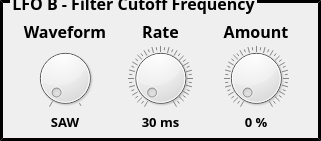
   <widget class="QGroupBox" name="LFO_B">
    <property name="geometry">
     <rect>
      <x>870</x>
      <y>200</y>
      <width>321</width>
      <height>141</height>
     </rect>
    </property>
    <property name="font">
     <font>
      <family>Tw Cen MT</family>
      <pointsize>12</pointsize>
      <weight>75</weight>
      <bold>true</bold>
     </font>
    </property>
    <property name="styleSheet">
     <string notr="true">QGroupBox
{
    border-style: outset;
	margin-top: 0.5em;
    border-width: 3px;
    border-color: black;
}

QGroupBox::title {
    top: -8px;
    left: 10px;
}</string>
    </property>
    <property name="title">
     <string>LFO B - Filter Cutoff Frequency</string>
    </property>
    <property name="alignment">
     <set>Qt::AlignLeading|Qt::AlignLeft|Qt::AlignVCenter</set>
    </property>
    <widget class="QWidget" name="horizontalLayoutWidget_10">
     <property name="geometry">
      <rect>
       <x>20</x>
       <y>20</y>
       <width>281</width>
       <height>111</height>
      </rect>
     </property>
     <layout class="QHBoxLayout" name="LFO_B_Layout">
      <item>
       <layout class="QVBoxLayout" name="LFO_B_Waveform_Layout">
        <property name="spacing">
         <number>3</number>
        </property>
        <item>
         <widget class="QLabel" name="LFO_B_Waveform_Title">
          <property name="font">
           <font>
            <family>Tw Cen MT</family>
            <pointsize>12</pointsize>
            <weight>75</weight>
            <bold>true</bold>
           </font>
          </property>
          <property name="autoFillBackground">
           <bool>false</bool>
          </property>
          <property name="styleSheet">
           <string notr="true">background-color: rgba(255, 255, 255, 0);</string>
          </property>
          <property name="text">
           <string>Waveform</string>
          </property>
          <property name="alignment">
           <set>Qt::AlignCenter</set>
          </property>
         </widget>
        </item>
        <item>
         <widget class="QDial" name="LFO_B_Waveform">
          <property name="styleSheet">
           <string notr="true"/>
          </property>
          <property name="minimum">
           <number>0</number>
          </property>
          <property name="maximum">
           <number>1</number>
          </property>
          <property name="value">
           <number>0</number>
          </property>
          <property name="invertedAppearance">
           <bool>false</bool>
          </property>
          <property name="invertedControls">
           <bool>false</bool>
          </property>
          <property name="notchesVisible">
           <bool>true</bool>
          </property>
         </widget>
        </item>
        <item>
         <widget class="QLabel" name="LFO_B_Waveform_Value">
          <property name="font">
           <font>
            <family>Tw Cen MT</family>
            <pointsize>10</pointsize>
            <weight>75</weight>
            <bold>true</bold>
           </font>
          </property>
          <property name="layoutDirection">
           <enum>Qt::LeftToRight</enum>
          </property>
          <property name="styleSheet">
           <string notr="true">background-color: rgba(255, 255, 255, 0);</string>
          </property>
          <property name="text">
           <string>SAW</string>
          </property>
          <property name="alignment">
           <set>Qt::AlignCenter</set>
          </property>
          <property name="margin">
           <number>0</number>
          </property>
         </widget>
        </item>
       </layout>
      </item>
      <item>
       <layout class="QVBoxLayout" name="LFO_B_Rate_Layout">
        <property name="spacing">
         <number>3</number>
        </property>
        <item>
         <widget class="QLabel" name="LFO_B_Rate_Title">
          <property name="font">
           <font>
            <family>Tw Cen MT</family>
            <pointsize>12</pointsize>
            <weight>75</weight>
            <bold>true</bold>
           </font>
          </property>
          <property name="autoFillBackground">
           <bool>false</bool>
          </property>
          <property name="styleSheet">
           <string notr="true">background-color: rgba(255, 255, 255, 0);</string>
          </property>
          <property name="text">
           <string>Rate</string>
          </property>
          <property name="alignment">
           <set>Qt::AlignCenter</set>
          </property>
         </widget>
        </item>
        <item>
         <widget class="QDial" name="LFO_B_Rate">
          <property name="toolTip">
           <string>0s 0c</string>
          </property>
          <property name="toolTipDuration">
           <number>-1</number>
          </property>
          <property name="statusTip">
           <string/>
          </property>
          <property name="whatsThis">
           <string/>
          </property>
          <property name="minimum">
           <number>0</number>
          </property>
          <property name="maximum">
           <number>4095</number>
          </property>
          <property name="value">
           <number>0</number>
          </property>
          <property name="tracking">
           <bool>true</bool>
          </property>
          <property name="invertedAppearance">
           <bool>false</bool>
          </property>
          <property name="invertedControls">
           <bool>false</bool>
          </property>
          <property name="notchTarget">
           <double>25.000000000000000</double>
          </property>
          <property name="notchesVisible">
           <bool>true</bool>
          </property>
         </widget>
        </item>
        <item>
         <widget class="QLabel" name="LFO_B_Rate_Value">
          <property name="font">
           <font>
            <family>Tw Cen MT</family>
            <pointsize>10</pointsize>
            <weight>75</weight>
            <bold>true</bold>
           </font>
          </property>
          <property name="layoutDirection">
           <enum>Qt::LeftToRight</enum>
          </property>
          <property name="styleSheet">
           <string notr="true">background-color: rgba(255, 255, 255, 0);</string>
          </property>
          <property name="text">
           <string>30 ms</string>
          </property>
          <property name="alignment">
           <set>Qt::AlignCenter</set>
          </property>
          <property name="margin">
           <number>0</number>
          </property>
         </widget>
        </item>
       </layout>
      </item>
      <item>
       <layout class="QVBoxLayout" name="LFO_B_Amount_Layout">
        <property name="spacing">
         <number>3</number>
        </property>
        <item>
         <widget class="QLabel" name="LFO_B_Amount_Title">
          <property name="font">
           <font>
            <family>Tw Cen MT</family>
            <pointsize>12</pointsize>
            <weight>75</weight>
            <bold>true</bold>
           </font>
          </property>
          <property name="autoFillBackground">
           <bool>false</bool>
          </property>
          <property name="text">
           <string>Amount</string>
          </property>
          <property name="alignment">
           <set>Qt::AlignCenter</set>
          </property>
         </widget>
        </item>
        <item>
         <widget class="QDial" name="LFO_B_Amount">
          <property name="minimum">
           <number>0</number>
          </property>
          <property name="maximum">
           <number>4095</number>
          </property>
          <property name="value">
           <number>0</number>
          </property>
          <property name="tracking">
           <bool>true</bool>
          </property>
          <property name="invertedAppearance">
           <bool>false</bool>
          </property>
          <property name="invertedControls">
           <bool>false</bool>
          </property>
          <property name="notchTarget">
           <double>25.000000000000000</double>
          </property>
          <property name="notchesVisible">
           <bool>true</bool>
          </property>
         </widget>
        </item>
        <item>
         <widget class="QLabel" name="LFO_B_Amount_Value">
          <property name="font">
           <font>
            <family>Tw Cen MT</family>
            <pointsize>10</pointsize>
            <weight>75</weight>
            <bold>true</bold>
           </font>
          </property>
          <property name="layoutDirection">
           <enum>Qt::LeftToRight</enum>
          </property>
          <property name="text">
           <string>0 %</string>
          </property>
          <property name="alignment">
           <set>Qt::AlignCenter</set>
          </property>
          <property name="margin">
           <number>0</number>
          </property>
         </widget>
        </item>
       </layout>
      </item>
     </layout>
    </widget>
   </widget>
